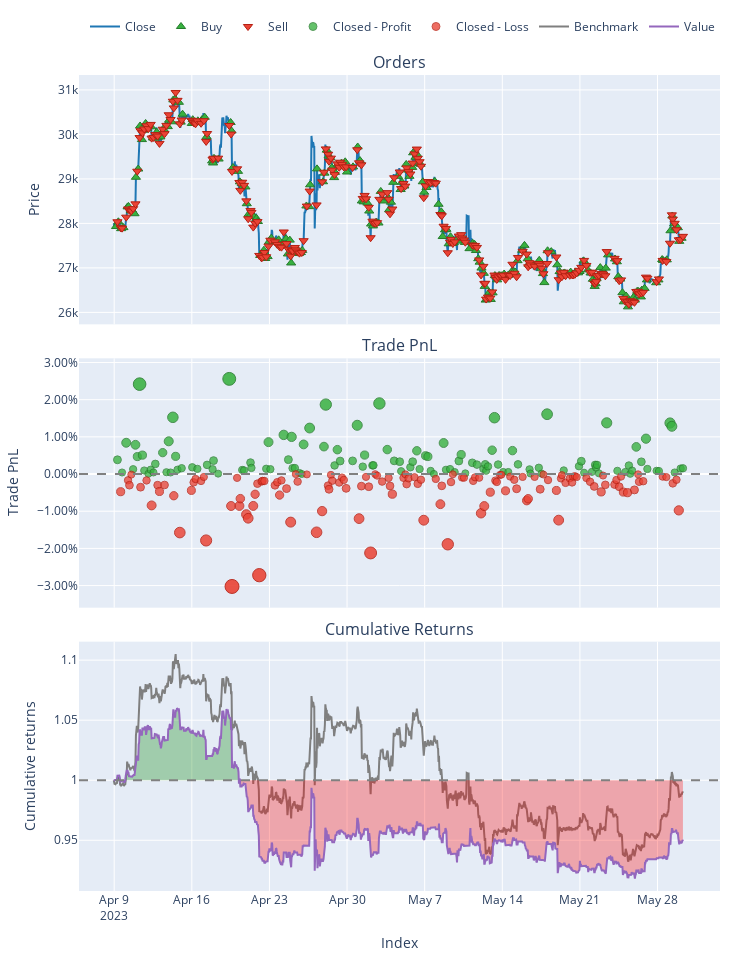

Here is the notebook cell this chart was saved with:
### Markdown cell above
## Out of Sample

### Code cell
signal_df = X_test.copy()
signal_df['signal'] = pd.Series(data=grid_search.predict(X_test), index=X_test.index)

# convert signal as boolean
signal_df['signal'] = signal_df['signal'].apply(lambda x: True if x==1 else False)

# more realistic
signal_df['signal'] = signal_df['signal'].shift()
signal_df.dropna(inplace=True)

# create signal backtesting
signal_vectorbt = signal_df.ta.tsignals(signal_df.signal, asbool=True, append=True)

# close price
close_price = strat1.loc[signal_df.index[0]:signal_df.index[-1]]['close']

port = vbt.Portfolio.from_signals(close_price,
                                    entries=signal_vectorbt.TS_Entries,
                                    exits=signal_vectorbt.TS_Exits,
                                    freq="1h",
                                    init_cash = 1000,
                                    size=0.1,
                                    # fees = 0.00075,     # 0.075% (BNB 25% off)
                                    # slippage = 0.001    # 0.1%
                                )

port.plot().show()
port.stats()

### Figure 1 — Plotly figure (JSON) as saved in the notebook; plotly's stock layout.template omitted (floating-point values rounded to 4 significant figures; data arrays with more than 128 entries replaced by an {"elided": "..."} marker saying what was removed)
{"data": [{"legendgroup": "0", "line": {"color": "#1f77b4"}, "name": "Close", "showlegend": true, "type": "scatter", "uid": "167918c6-4179-45d2-8c4e-7622e99fc642", "x": {"elided": "1233 str values"}, "xaxis": "x", "y": {"elided": "1233 float values"}, "yaxis": "y"}, {"customdata": {"elided": "249x3 float values"}, "hovertemplate": "Order Id: %{customdata[0]}<br>Timestamp: %{x}<br>Price: %{y}<br>Size: %{customdata[1]:.6f}<br>Fees: %{customdata[2]:.6f}", "legendgroup": "1", "marker": {"color": "#37B13F", "line": {"color": "rgb(38,123,44)", "width": 1}, "size": 8, "symbol": "triangle-up"}, "mode": "markers", "name": "Buy", "type": "scatter", "uid": "668ffb68-6a0e-4692-8e35-f386e372bea2", "x": {"elided": "249 str values"}, "xaxis": "x", "y": {"elided": "249 float values"}, "yaxis": "y"}, {"customdata": {"elided": "249x3 float values"}, "hovertemplate": "Order Id: %{customdata[0]}<br>Timestamp: %{x}<br>Price: %{y}<br>Size: %{customdata[1]:.6f}<br>Fees: %{customdata[2]:.6f}", "legendgroup": "2", "marker": {"color": "#EA4335", "line": {"color": "rgb(181,31,18)", "width": 1}, "size": 8, "symbol": "triangle-down"}, "mode": "markers", "name": "Sell", "type": "scatter", "uid": "480c49be-624a-4ad6-80f4-92c92bd01e32", "x": {"elided": "249 str values"}, "xaxis": "x", "y": {"elided": "249 float values"}, "yaxis": "y"}, {"customdata": {"elided": "119x4 float values"}, "hovertemplate": "Exit Trade Id: %{customdata[0]}<br>Position Id: %{customdata[1]}<br>Exit Timestamp: %{x}<br>PnL: %{customdata[2]:.6f}<br>Return: %{customdata[3]:.2%}", "legendgroup": "3", "marker": {"color": "#37B13F", "line": {"color": "rgb(38,123,44)", "width": 1}, "opacity": [0.7689, 0.752, 0.7917, 0.7564, 0.789, 0.7732, 0.8699, 0.7752, 0.7546, 0.7503, 0.7557, 0.7521, 0.7634, 0.7785, 0.7524, 0.7936, 0.752, 0.8257, 0.7736, 0.7557, 0.7577, 0.7589, 0.7568, 0.7622, 0.7564, 0.7679, 0.7505, 0.877, 0.7554, 0.7549, 0.7652, 0.7581, 0.757, 0.7925, 0.7564, 0.8022, 0.7692, 0.7995, 0.7578, 0.758, 0.7514, 0.75, 0.7895, 0.8113, 0.7865, 0.8427, 0.7614, 0.7825, 0.7673, 0.7675, 0.815, 0.7598, 0.7753, 0.7615, 0.7616, 0.8441, 0.7826, 0.7675, 0.7664, 0.7538, 0.7589, 0.7664, 0.781, 0.7566, 0.7744, 0.7732, 0.7541, 0.7501, 0.7914, 0.7556, 0.7566, 0.7526, 0.7674, 0.7759, 0.7509, 0.7649, 0.7625, 0.7568, 0.763, 0.7543, 0.7602, 0.7818, 0.8251, 0.7626, 0.7527, 0.7527, 0.7812, 0.7629, 0.7562, 0.7507, 0.7583, 0.7505, 0.8298, 0.7548, 0.7604, 0.767, 0.7517, 0.7528, 0.7622, 0.7587, 0.7621, 0.7509, 0.8183, 0.7542, 0.7526, 0.7613, 0.7501, 0.7545, 0.7862, 0.7663, 0.7971, 0.7567, 0.7542, 0.754, 0.8181, 0.8137, 0.752, 0.7573, 0.7576], "size": [7.884, 7.093, 8.946, 7.297, 8.819, 8.083, 12.6, 8.175, 7.217, 7.012, 7.267, 7.097, 7.626, 8.33, 7.112, 9.036, 7.094, 10.53, 8.099, 7.267, 7.36, 7.415, 7.319, 7.568, 7.298, 7.834, 7.022, 12.93, 7.254, 7.227, 7.709, 7.379, 7.326, 8.985, 7.299, 9.435, 7.894, 9.312, 7.364, 7.372, 7.065, 7, 8.841, 9.862, 8.705, 11.32, 7.533, 8.516, 7.806, 7.817, 10.03, 7.458, 8.179, 7.534, 7.541, 11.39, 8.521, 7.819, 7.766, 7.175, 7.417, 7.767, 8.445, 7.306, 8.137, 8.085, 7.194, 7.004, 8.93, 7.261, 7.307, 7.12, 7.811, 8.208, 7.041, 7.697, 7.584, 7.319, 7.606, 7.2, 7.474, 8.483, 10.51, 7.587, 7.128, 7.125, 8.457, 7.6, 7.29, 7.031, 7.389, 7.024, 10.72, 7.223, 7.484, 7.796, 7.08, 7.132, 7.568, 7.404, 7.565, 7.041, 10.19, 7.198, 7.123, 7.526, 7.007, 7.212, 8.689, 7.761, 9.2, 7.313, 7.198, 7.187, 10.18, 9.972, 7.094, 7.338, 7.356], "symbol": "circle"}, "mode": "markers", "name": "Closed - Profit", "type": "scatter", "uid": "a3c9e605-6e8d-44f7-8b8d-9f1043ed8b81", "x": ["2023-04-09T07:00:00", "2023-04-09T17:00:00", "2023-04-10T02:00:00", "2023-04-10T17:00:00", "2023-04-10T22:00:00", "2023-04-11T02:00:00", "2023-04-11T07:00:00", "2023-04-11T13:00:00", "2023-04-11T17:00:00", "2023-04-12T02:00:00", "2023-04-12T07:00:00", "2023-04-12T13:00:00", "2023-04-12T17:00:00", "2023-04-13T09:00:00", "2023-04-13T17:00:00", "2023-04-13T22:00:00", "2023-04-14T02:00:00", "2023-04-14T07:00:00", "2023-04-14T13:00:00", "2023-04-14T17:00:00", "2023-04-15T02:00:00", "2023-04-16T01:00:00", "2023-04-16T12:00:00", "2023-04-17T09:00:00", "2023-04-17T21:00:00", "2023-04-17T23:00:00", "2023-04-18T09:00:00", "2023-04-19T09:00:00", "2023-04-20T13:00:00", "2023-04-20T17:00:00", "2023-04-21T07:00:00", "2023-04-21T09:00:00", "2023-04-22T17:00:00", "2023-04-22T22:00:00", "2023-04-23T02:00:00", "2023-04-24T07:00:00", "2023-04-24T17:00:00", "2023-04-25T00:00:00", "2023-04-25T02:00:00", "2023-04-25T07:00:00", "2023-04-25T17:00:00", "2023-04-25T22:00:00", "2023-04-26T02:00:00", "2023-04-26T15:00:00", "2023-04-27T22:00:00", "2023-04-28T02:00:00", "2023-04-28T21:00:00", "2023-04-29T03:00:00", "2023-04-29T09:00:00", "2023-04-30T12:00:00", "2023-04-30T22:00:00", "2023-05-01T10:00:00", "2023-05-01T14:00:00", "2023-05-02T07:00:00", "2023-05-02T09:00:00", "2023-05-02T22:00:00", "2023-05-03T15:00:00", "2023-05-04T06:00:00", "2023-05-04T18:00:00", "2023-05-04T21:00:00", "2023-05-05T17:00:00", "2023-05-05T22:00:00", "2023-05-06T07:00:00", "2023-05-06T13:00:00", "2023-05-07T02:00:00", "2023-05-07T07:00:00", "2023-05-07T13:00:00", "2023-05-07T20:00:00", "2023-05-08T17:00:00", "2023-05-08T22:00:00", "2023-05-09T07:00:00", "2023-05-09T17:00:00", "2023-05-10T02:00:00", "2023-05-10T07:00:00", "2023-05-10T16:00:00", "2023-05-11T07:00:00", "2023-05-11T17:00:00", "2023-05-12T07:00:00", "2023-05-12T11:00:00", "2023-05-12T13:00:00", "2023-05-12T17:00:00", "2023-05-13T02:00:00", "2023-05-13T07:00:00", "2023-05-13T15:00:00", "2023-05-14T02:00:00", "2023-05-14T13:00:00", "2023-05-14T22:00:00", "2023-05-15T10:00:00", "2023-05-16T11:00:00", "2023-05-16T13:00:00", "2023-05-17T07:00:00", "2023-05-17T13:00:00", "2023-05-18T01:00:00", "2023-05-19T13:00:00", "2023-05-20T22:00:00", "2023-05-21T03:00:00", "2023-05-21T09:00:00", "2023-05-22T02:00:00", "2023-05-22T09:00:00", "2023-05-22T11:00:00", "2023-05-22T13:00:00", "2023-05-22T17:00:00", "2023-05-23T10:00:00", "2023-05-24T09:00:00", "2023-05-25T02:00:00", "2023-05-25T10:00:00", "2023-05-25T13:00:00", "2023-05-25T17:00:00", "2023-05-26T02:00:00", "2023-05-26T13:00:00", "2023-05-26T23:00:00", "2023-05-27T02:00:00", "2023-05-27T22:00:00", "2023-05-28T03:00:00", "2023-05-29T03:00:00", "2023-05-29T07:00:00", "2023-05-29T13:00:00", "2023-05-30T02:00:00", "2023-05-30T07:00:00"], "xaxis": "x2", "y": [0.00383, 0.0004153, 0.008413, 0.001298, 0.007865, 0.004691, 0.02418, 0.005084, 0.0009504, 6.771e-05, 0.001168, 0.0004308, 0.002718, 0.005757, 0.0004969, 0.008804, 0.0004208, 0.01526, 0.00476, 0.001165, 0.001568, 0.001804, 0.001392, 0.002464, 0.0013, 0.003615, 0.0001076, 0.02559, 0.00111, 0.0009928, 0.003074, 0.001652, 0.001419, 0.008583, 0.001306, 0.01053, 0.003874, 0.009994, 0.001587, 0.00162, 0.0002932, 1.39e-05, 0.007963, 0.01237, 0.007375, 0.01868, 0.002315, 0.006557, 0.003492, 0.003541, 0.01311, 0.001989, 0.005105, 0.002321, 0.002349, 0.01898, 0.006578, 0.003549, 0.00332, 0.0007698, 0.001813, 0.003324, 0.006251, 0.001335, 0.004923, 0.004696, 0.0008498, 3.216e-05, 0.008345, 0.001142, 0.001338, 0.0005328, 0.003513, 0.005228, 0.0001893, 0.003022, 0.002534, 0.001393, 0.002628, 0.0008783, 0.00206, 0.006414, 0.01515, 0.002549, 0.0005644, 0.0005517, 0.006302, 0.002604, 0.001264, 0.0001486, 0.001692, 0.0001163, 0.01609, 0.0009774, 0.002103, 0.003449, 0.000359, 0.0005836, 0.002464, 0.001759, 0.002452, 0.000192, 0.01377, 0.0008685, 0.0005458, 0.002283, 4.379e-05, 0.000927, 0.007305, 0.003301, 0.00951, 0.001366, 0.0008692, 0.0008201, 0.01373, 0.01284, 0.0004205, 0.001475, 0.001549], "yaxis": "y2"}, {"customdata": {"elided": "130x4 float values"}, "hovertemplate": "Exit Trade Id: %{customdata[0]}<br>Position Id: %{customdata[1]}<br>Exit Timestamp: %{x}<br>PnL: %{customdata[2]:.6f}<br>Return: %{customdata[3]:.2%}", "legendgroup": "4", "marker": {"color": "#EA4335", "line": {"color": "rgb(181,31,18)", "width": 1}, "opacity": {"elided": "130 float values"}, "size": {"elided": "130 float values"}, "symbol": "circle"}, "mode": "markers", "name": "Closed - Loss", "type": "scatter", "uid": "04daf876-bbb0-4f3b-a2b9-3e9b4a232eca", "x": {"elided": "130 str values"}, "xaxis": "x2", "y": {"elided": "130 float values"}, "yaxis": "y2"}, {"legendgroup": "5", "line": {"color": "#7f7f7f"}, "name": "Benchmark", "showlegend": true, "type": "scatter", "uid": "3679430b-a4d9-469a-b19e-4a62303366af", "x": {"elided": "1233 str values"}, "xaxis": "x3", "y": {"elided": "1233 float values"}, "yaxis": "y3"}, {"hoverinfo": "skip", "legendgroup": "6", "line": {"color": "rgba(0, 0, 0, 0)", "width": 0}, "opacity": 0, "showlegend": false, "type": "scatter", "uid": "edc8e556-0558-4100-a1c1-c9d404e4c843", "x": {"elided": "1233 str values"}, "xaxis": "x3", "y": {"elided": "1233 int values"}, "yaxis": "y3"}, {"connectgaps": false, "fill": "tonexty", "fillcolor": "rgba(0, 128, 0, 0.3)", "hoverinfo": "skip", "legendgroup": "6", "line": {"color": "rgba(0, 0, 0, 0)", "width": 0}, "opacity": 0, "showlegend": false, "type": "scatter", "uid": "7769172b-ecf0-4e86-8696-931a3a18aced", "x": {"elided": "1233 str values"}, "xaxis": "x3", "y": {"elided": "1233 float values"}, "yaxis": "y3"}, {"hoverinfo": "skip", "legendgroup": "6", "line": {"color": "rgba(0, 0, 0, 0)", "width": 0}, "opacity": 0, "showlegend": false, "type": "scatter", "uid": "80970ae9-48a7-4e1b-89e9-4a79d7b9833c", "x": {"elided": "1233 str values"}, "xaxis": "x3", "y": {"elided": "1233 int values"}, "yaxis": "y3"}, {"connectgaps": false, "fill": "tonexty", "fillcolor": "rgba(255, 0, 0, 0.3)", "hoverinfo": "skip", "legendgroup": "6", "line": {"color": "rgba(0, 0, 0, 0)", "width": 0}, "opacity": 0, "showlegend": false, "type": "scatter", "uid": "6d383acf-965b-46b9-afe2-731aeecdd8e3", "x": {"elided": "1233 str values"}, "xaxis": "x3", "y": {"elided": "1233 float values"}, "yaxis": "y3"}, {"legendgroup": "7", "line": {"color": "#9467bd"}, "name": "Value", "showlegend": true, "type": "scatter", "uid": "f729dd60-8d73-4fd5-8505-1be07d5b2aad", "x": {"elided": "1233 str values"}, "xaxis": "x3", "y": {"elided": "1233 float values"}, "yaxis": "y3"}, {"hoverinfo": "skip", "legendgroup": "6", "line": {"color": "rgba(0, 0, 0, 0)", "width": 0}, "opacity": 0, "showlegend": false, "type": "scatter", "uid": "f100e10e-7171-4147-90d3-227f808c05af", "x": {"elided": "1233 str values"}, "xaxis": "x3", "y": {"elided": "1233 int values"}, "yaxis": "y3"}], "layout": {"annotations": [{"font": {"size": 16}, "showarrow": false, "text": "Orders", "x": 0.5, "xanchor": "center", "xref": "paper", "y": 1, "yanchor": "bottom", "yref": "paper"}, {"font": {"size": 16}, "showarrow": false, "text": "Trade PnL", "x": 0.5, "xanchor": "center", "xref": "paper", "y": 0.6528, "yanchor": "bottom", "yref": "paper"}, {"font": {"size": 16}, "showarrow": false, "text": "Cumulative Returns", "x": 0.5, "xanchor": "center", "xref": "paper", "y": 0.3056, "yanchor": "bottom", "yref": "paper"}], "height": 960, "legend": {"orientation": "h", "traceorder": "normal", "x": 1, "xanchor": "right", "y": 1.042, "yanchor": "bottom"}, "margin": {"b": 30, "l": 30, "r": 30, "t": 30}, "shapes": [{"line": {"color": "gray", "dash": "dash"}, "type": "line", "x0": 0, "x1": 1, "xref": "paper", "y0": 0, "y1": 0, "yref": "y2"}, {"line": {"color": "gray", "dash": "dash"}, "type": "line", "x0": 0, "x1": 1, "xref": "paper", "y0": 1, "y1": 1, "yref": "y3"}], "showlegend": true, "width": 750, "xaxis": {"anchor": "y", "domain": [0, 1], "matches": "x3", "showticklabels": false}, "xaxis2": {"anchor": "y2", "domain": [0, 1], "matches": "x3", "showticklabels": false}, "xaxis3": {"anchor": "y3", "domain": [0, 1], "title": {"text": "Index"}}, "yaxis": {"anchor": "x", "domain": [0.6944, 1], "title": {"text": "Price"}}, "yaxis2": {"anchor": "x2", "domain": [0.3472, 0.6528], "tickformat": ".2%", "title": {"text": "Trade PnL"}}, "yaxis3": {"anchor": "x3", "domain": [0, 0.3056], "title": {"text": "Cumulative returns"}}}}
